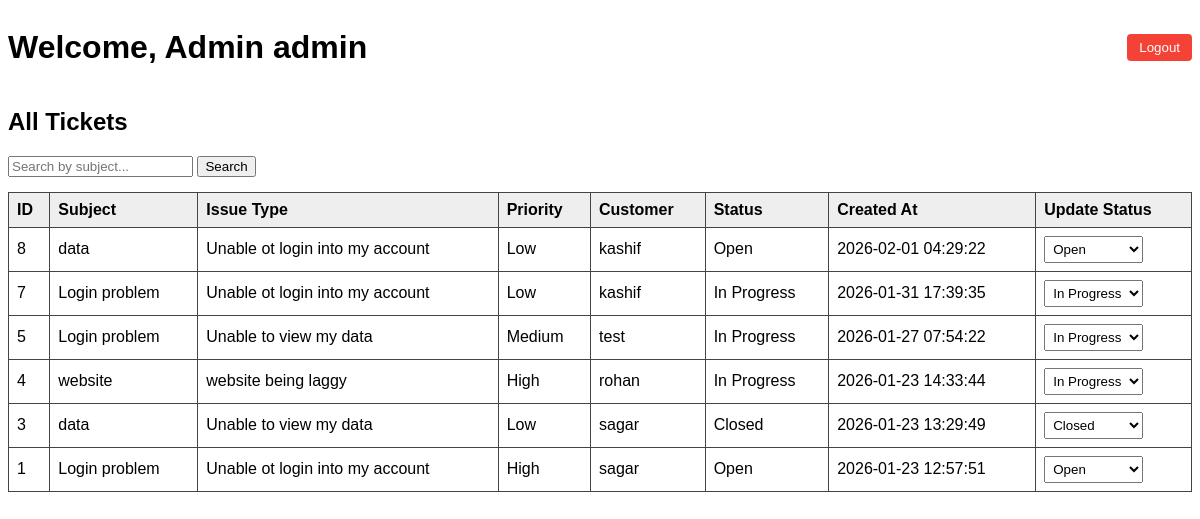
Page /public/admin_dashboard.php (signed in) on the committed database.
### tables this page shows
CREATE TABLE `tickets` (
  `id` int(11) NOT NULL AUTO_INCREMENT,
  `user_id` int(11) DEFAULT NULL,
  `subject` varchar(255) DEFAULT NULL,
  `issue_type` varchar(100) DEFAULT NULL,
  `priority` enum('Low','Medium','High') DEFAULT NULL,
  `description` text DEFAULT NULL,
  `status` enum('Open','In Progress','Closed') DEFAULT 'Open',
  `created_at` timestamp NOT NULL DEFAULT current_timestamp(),
  PRIMARY KEY (`id`)
);

CREATE TABLE `customer_acc` (
  `id` int(11) NOT NULL AUTO_INCREMENT,
  `name` varchar(100) NOT NULL,
  `email` varchar(100) NOT NULL,
  `pass` varchar(255) NOT NULL,
  `role` varchar(20) NOT NULL DEFAULT 'user',
  PRIMARY KEY (`id`),
  UNIQUE KEY `email` (`email`)
);

### public/admin_dashboard.php (the view, shortened to what this page needs)
<?php
$conn = connection();
$search = $_GET['search'] ?? '';
if ($search !== '') {
    $stmt = $conn->prepare("
        SELECT t.id, t.subject, t.issue_type, t.priority, t.status, t.created_at,
               c.name AS customer_name
        FROM tickets t
        JOIN customer_acc c ON t.user_id = c.id
        WHERE t.subject LIKE ?
        ORDER BY t.created_at DESC
    ");
    $stmt->execute(['%' . $search . '%']);
} else {
    $stmt = $conn->prepare("
        SELECT t.id, t.subject, t.issue_type, t.priority, t.status, t.created_at,
               c.name AS customer_name
        FROM tickets t
        JOIN customer_acc c ON t.user_id = c.id
        ORDER BY t.created_at DESC
    ");
    $stmt->execute();
}
$tickets = $stmt->fetchAll(PDO::FETCH_ASSOC);
?>
<!DOCTYPE html>
<html lang="en">
<head>
</head>
<body>
    <header>
        <h1>Welcome, Admin <?= htmlspecialchars($_SESSION['user_name']) ?></h1>
        <form action="logout.php" method="post">
            <button type="submit" class="logout-btn">Logout</button>
        </form>
    </header>
    <h2>All Tickets</h2>
    <form method="get" class="search-box">
        <input
            type="text"
            name="search"
            placeholder="Search by subject..."
            value="<?= htmlspecialchars($search) ?>">
        <button type="submit">Search</button>
    </form>
    <table>
        <tr>
            <th>ID</th>
            <th>Subject</th>
            <th>Issue Type</th>
            <th>Priority</th>
            <th>Customer</th>
            <th>Status</th>
            <th>Created At</th>
            <th>Update Status</th>
        </tr>
        <?php foreach ($tickets as $ticket): ?>
            <tr>
                <td><?= $ticket['id'] ?></td>
                <td><?= htmlspecialchars($ticket['subject']) ?></td>
                <td><?= htmlspecialchars($ticket['issue_type']) ?></td>
                <td><?= htmlspecialchars($ticket['priority']) ?></td>
                <td><?= htmlspecialchars($ticket['customer_name']) ?></td>
                <td><?= htmlspecialchars($ticket['status']) ?></td>
                <td><?= $ticket['created_at'] ?></td>
                <td>
                    <select onchange="updateStatus(this, <?= $ticket['id'] ?>)">
                        <option value="Open" <?= $ticket['status'] == 'Open' ? 'selected' : '' ?>>Open</option>
                        <option value="In Progress" <?= $ticket['status'] == 'In Progress' ? 'selected' : '' ?>>In Progress</option>
                        <option value="Closed" <?= $ticket['status'] == 'Closed' ? 'selected' : '' ?>>Closed</option>
                    </select>
                </td>
            </tr>
        <?php endforeach; ?>
    </table>
</body>
</html>

### public/admin_dashboard.php (style rules this page uses)
body { font-family: Arial, sans-serif; }
header { display: flex; justify-content: space-between; align-items: center; margin-bottom: 20px; }
table { border-collapse: collapse; width: 100%; }
table, th, td { border: 1px solid #444; }
th, td { padding: 8px; text-align: left; }
th { background-color: #eee; }
select { padding: 4px; }
.logout-btn { padding: 6px 12px; background-color: #f44336; color: white; border: none; cursor: pointer; border-radius: 4px; }
.search-box { margin-bottom: 15px; }

### rows in the picture
tickets: id "8", subject "data", issue_type "Unable ot login into my account", priority "Low", user.name "kashif", status "Open", created_at "2026-02-01 04:29:22", status+id "Open"
tickets: id "7", subject "Login problem", issue_type "Unable ot login into my account", priority "Low", user.name "kashif", status "In Progress", created_at "2026-01-31 17:39:35", status+id "In Progress"
tickets: id "5", subject "Login problem", issue_type "Unable to view my data", priority "Medium", user.name "test", status "In Progress", created_at "2026-01-27 07:54:22", status+id "In Progress"
tickets: id "4", subject "website", issue_type "website being laggy", priority "High", user.name "rohan", status "In Progress", created_at "2026-01-23 14:33:44", status+id "In Progress"
tickets: id "3", subject "data", issue_type "Unable to view my data", priority "Low", user.name "sagar", status "Closed", created_at "2026-01-23 13:29:49", status+id "Closed"
tickets: id "1", subject "Login problem", issue_type "Unable ot login into my account", priority "High", user.name "sagar", status "Open", created_at "2026-01-23 12:57:51", status+id "Open"

### other values in the picture
$_SESSION['user_name'] "admin"
